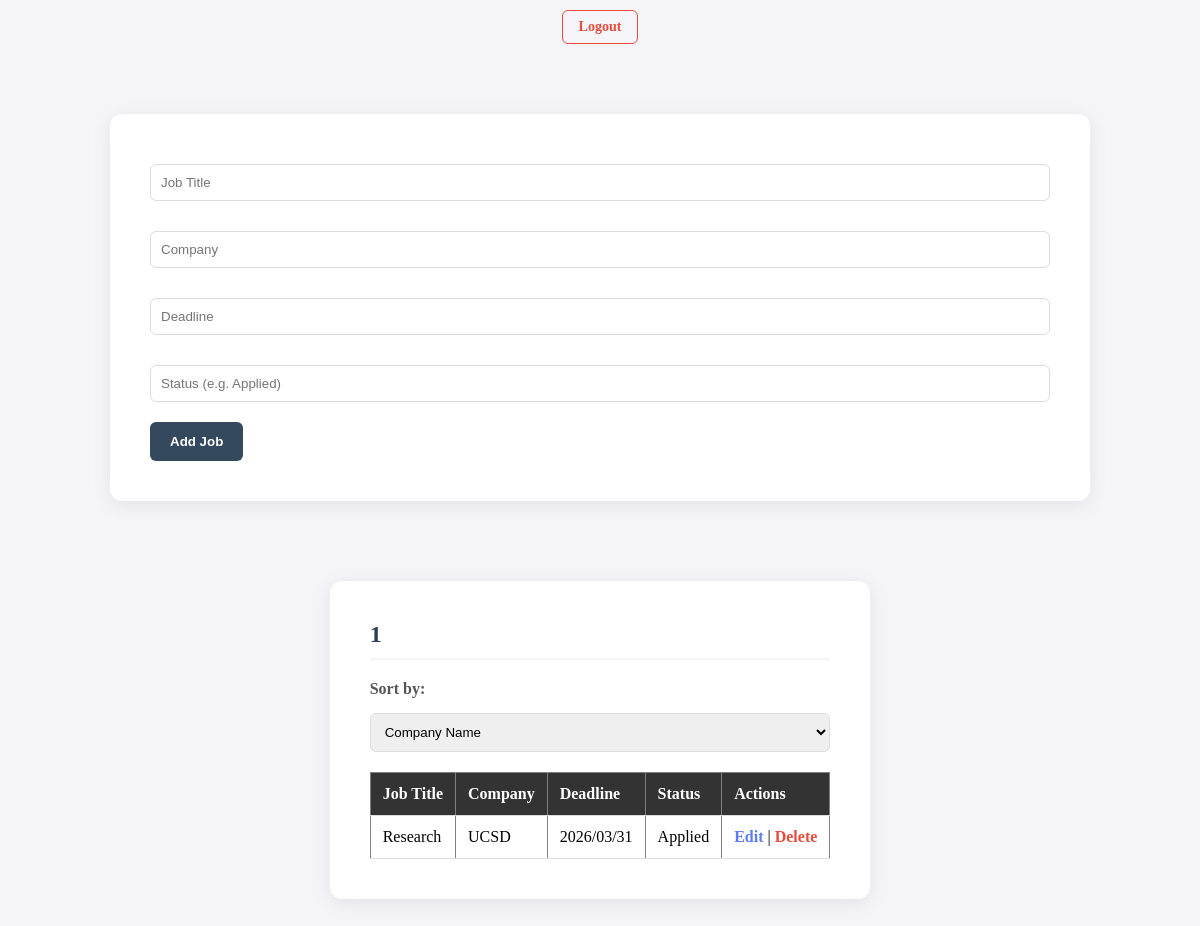
Page / (signed in) on the earlier database version.
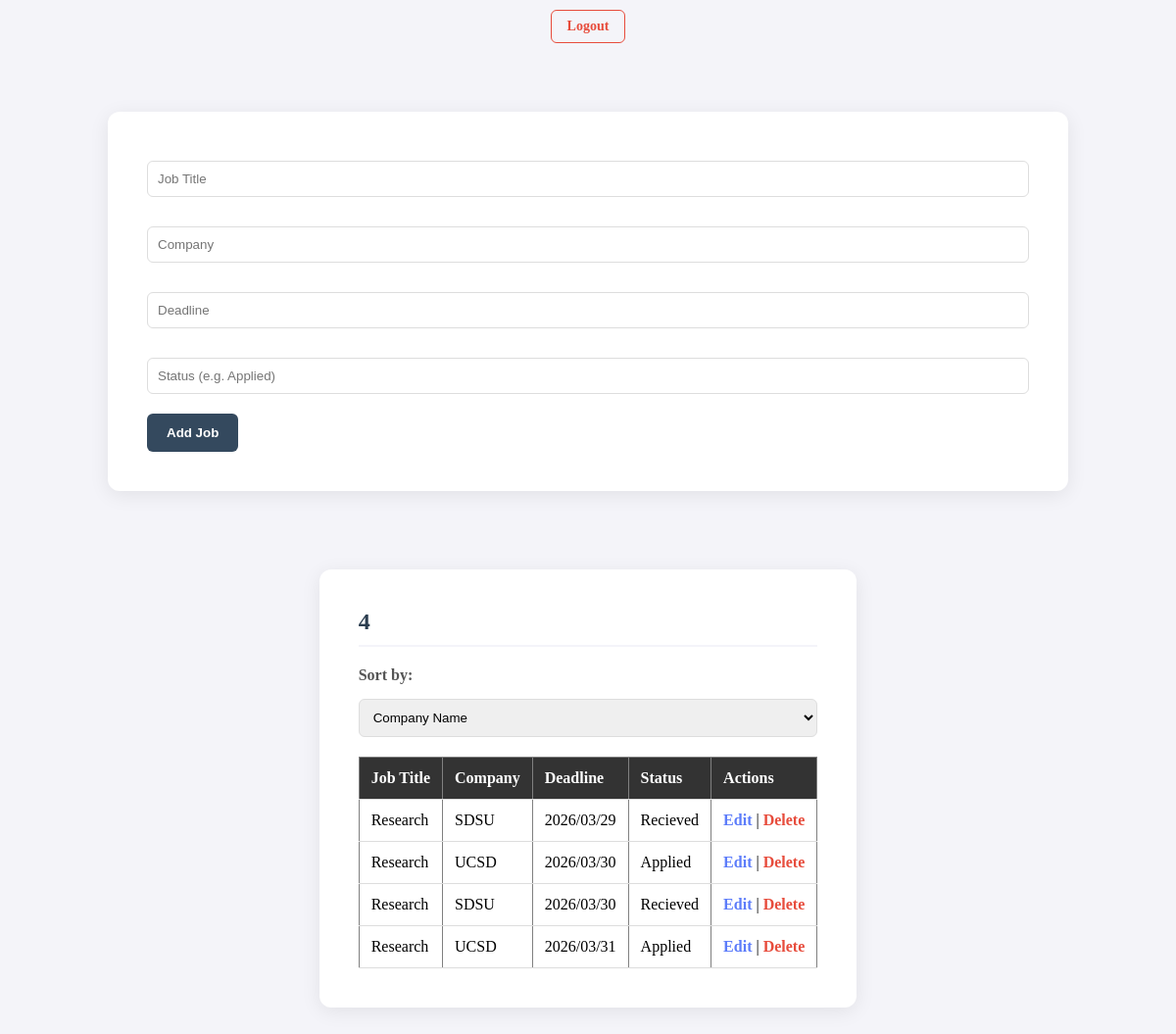
Same page on the later database version.
### tables this page shows
CREATE TABLE Applications (
        App_ID INTEGER PRIMARY KEY,
        User_ID INTEGER,
        Job_Title TEXT,
        Company TEXT,
        Deadline TEXT,
        Status Text,
        FOREIGN KEY (User_ID) REFERENCES Users(User_ID)
    );

### app.py (the view)
@app.route('/', methods=['GET', 'POST'])
def home():
    user_id = session.get('user_id')
    if not user_id:
        return redirect(url_for('login'))
    if request.method == 'POST':
        conn = sqlite3.connect('job_tracker.db')
        cursor = conn.cursor()
        job_title = request.form['job_title']
        company = request.form['company']
        deadline = request.form['deadline']
        status = request.form['status']
        cursor.execute('INSERT INTO Applications (User_ID, job_title, company, deadline, status) VALUES (?, ?, ?, ?, ?)', (user_id, job_title, company, deadline, status))
        conn.commit()
        conn.close()
        return redirect(url_for('home'))
    else:
        sort_selection = request.args.get('sort', 'deadline')
        allowed_columns = {
            'company': 'company',
            'status': 'status',
            'deadline': 'deadline'
        }
        column = allowed_columns.get(sort_selection, 'deadline')
        query = f'SELECT * FROM Applications WHERE User_ID = ? ORDER BY {column} ASC'
        conn = sqlite3.connect('job_tracker.db')
        cursor = conn.cursor()
        cursor.execute(query, (user_id,))
        apps = cursor.fetchall()
        conn.close()
        total = len(apps)
        return render_template('dashboard.html', applications=apps, total_apps=total)

### templates/dashboard.html (shortened to what this page needs)
<!DOCTYPE html>
<html>
<head>
    <link rel="stylesheet" href="{{ url_for('static', filename='css/style.css') }}">
</head>
<body>
    <div class="nav-container">
        <a class="btn-logout" href="{{ url_for('logout') }}">Logout</a>
    </div>
    <div class="container">
        <form method="POST">
            <input name="job_title" placeholder="Job Title">
            <input name="company" placeholder="Company">
            <input name="deadline" placeholder="Deadline">
            <input name="status" placeholder="Status (e.g. Applied)">
            <button type="submit">Add Job</button>
        </form>
    </div>
    <div class="container">
        <h2>{{total_apps}}</h2>
        <form method="GET" action="{{ url_for('home') }}">
            <label for="sort">Sort by:</label>
            <select name="sort" id="sort" onchange="this.form.submit()">
                <option value="company" {% if request.args.get('sort') == 'company' %}selected{% endif %}>Company Name</option>
            </select>
        </form>
        <table border="1">
            <tr>
                <th>Job Title</th>
                <th>Company</th>
                <th>Deadline</th>
                <th>Status</th>
                <th>Actions</th>
            </tr>
            {% for app in applications %}
            <tr>
                <td>{{app[2]}}</td>
                <td>{{app[3]}}</td>
                <td>{{app[4]}}</td>
                <td>{{app[5]}}</td>
                <td>
                    <a class="edit" href="{{ url_for('edit_job', id=app[0]) }}">Edit</a> |
                    <a class="delete" href="/delete/{{app[0]}}">Delete</a>
                </td>
            </tr>
            {% endfor %}
        </table>
    </div>
</body>
</html>

### static/css/style.css (style rules this page uses)
body { display: flex; justify-content: center; align-items: center; min-height: 100vh; margin: 0; background-color: #f4f4f9; flex-direction: column; }
.nav-container { display: flex; justify-content: flex-end; padding: 10px 0; margin-bottom: 20px; }
.btn-logout { background-color: transparent; color: #e74c3c; border: 1px solid #e74c3c; padding: 8px 16px; border-radius: 6px; text-decoration: none; font-weight: bold; font-size: 14px; transition: all 0.3s ease; }
label { display: block; margin-bottom: 5px; font-weight: bold; color: #555; }
table { width: 100%; border-collapse: collapse; background-color: white; }
th, td { padding: 12px; text-align: left; border-bottom: 1px solid #ddd; }
th { background-color: #333; color: white; }
.delete { color: #e74c3c; text-decoration: none; font-weight: bold; }
.edit { color: #5c7cfa; text-decoration: none; font-weight: bold; }
.container { background-color: white; padding: 40px; border-radius: 12px; box-shadow: 0 4px 20px rgba(0, 0, 0, 0.08); max-width: 900px; margin: 40px auto; }
h2 { color: #2c3e50; margin-top: 0; font-size: 24px; border-bottom: 2px solid #f4f4f9; padding-bottom: 10px; }
input, select { width: 100%; padding: 10px; margin: 10px 0 20px 0; border: 1px solid #ddd; border-radius: 6px; box-sizing: border-box; }
button { background-color: #34495e; color: white; padding: 12px 20px; border: none; border-radius: 6px; cursor: pointer; font-weight: bold; transition: background 0.3s; }

Differences in the rows shown:
added Applications: Job_Title "Research", Company "SDSU", Deadline "2026/03/29", Status "Recieved"
added Applications: Job_Title "Research", Company "UCSD", Deadline "2026/03/30", Status "Applied"
added Applications: Job_Title "Research", Company "SDSU", Deadline "2026/03/30", Status "Recieved"
Other differences:
{{ total_apps }}: "1" → "4"
